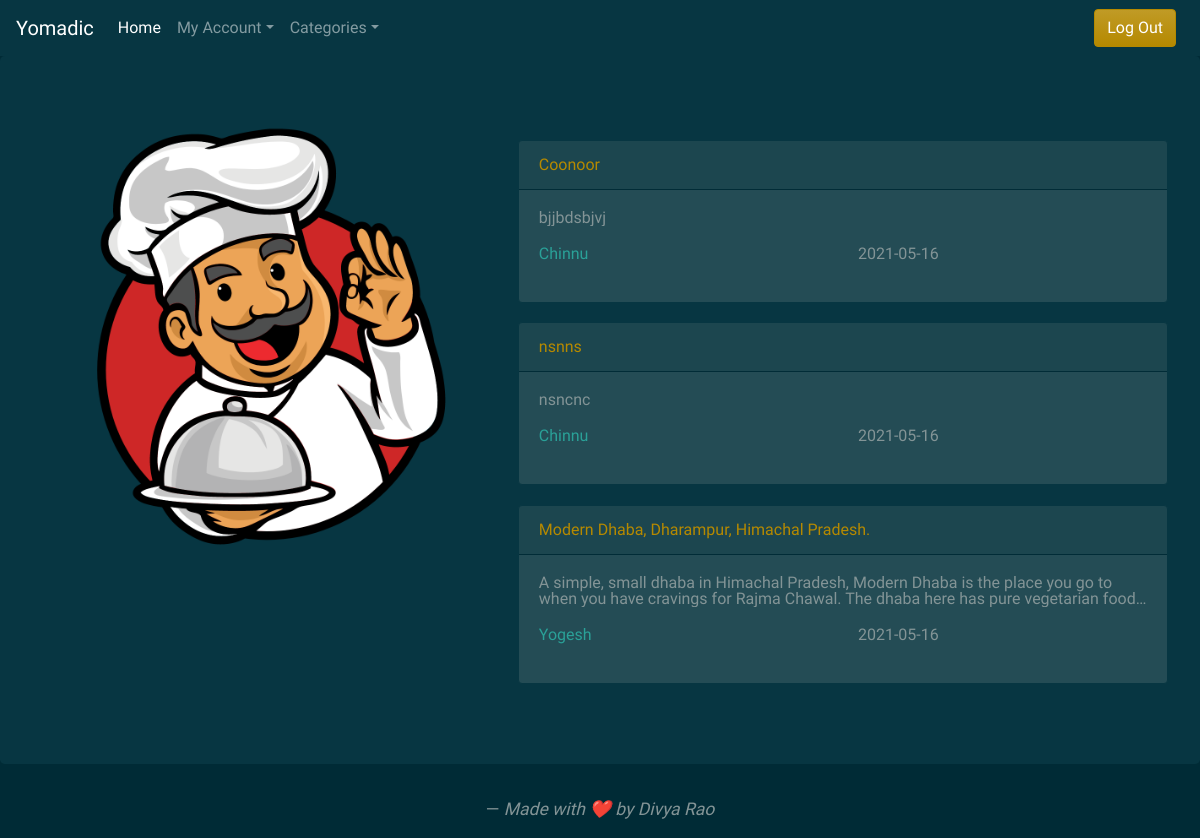
/Cuisine (signed in), run on the app's committed database.
### flaskapp/models.py (models this page shows, shortened)
class Post(db.Model):
    id = db.Column(db.Integer, primary_key=True)
    title = db.Column(db.String(100), nullable=False)
    date_posted = db.Column(db.DateTime, nullable=False, default=datetime.utcnow)
    content = db.Column(db.Text, nullable=False)
    category = db.Column(db.String(200),nullable=False )
    user_id = db.Column(db.Integer, db.ForeignKey('user.id'), nullable=False)

class User(db.Model , UserMixin):
    id = db.Column(db.Integer, primary_key=True)
    username = db.Column(db.String(20), unique=True, nullable=False)
    email = db.Column(db.String(120), unique=True, nullable=False)
    image_file = db.Column(db.String(20), nullable=False, default='default.png')
    password = db.Column(db.String(60), nullable=False)
    posts = db.relationship('Post', backref='author', lazy=True)

### flaskapp/routes.py (the view)
@app.route("/Cuisine" ,  methods=['GET'])
@login_required
def Cuisine():
    posts = Post.query.filter_by(category = 'Cuisine')
    image_file = url_for('static', filename='/assets/' + '14.png')
    return render_template('myPosts.html' , posts=posts ,image_file = image_file)

### flaskapp/models.py (called while the page is built)
@login_manager.user_loader
def load_user(user_id):
    return User.query.get(int(user_id))

### flaskapp/templates/myPosts.html
{% extends "layout.html" %} {% block content %}
<div class="jumbotron">
    <div class="row">
        <div class="col-lg-5">
            <img src="{{ image_file }}" class="img-responsive" style="width:100%">
        </div>
        <div class="col-lg-7">
            {% for post in posts %}
            <div class="card border-dark mb-3" style="max-width: 50rem; margin-top:3%">
                <a class="card-header text-primary" href="{{ url_for('post', post_id=post.id) }}">{{ post.title }}</a>
                <div class="card-body">
                    <p class="card-text" style=" word-break: break-word;
                overflow: hidden;
                text-overflow: ellipsis;
                display: -webkit-box;
                line-height: 16px; /* fallback */
                max-height: 32px; /* fallback */
                -webkit-line-clamp: 2; /* number of lines to show */
                -webkit-box-orient: vertical;">{{ post.content }}</p>
                    <div class="row">
                        <div class="col">
                            <p class="text-success">{{ post.author.username }}</p>
                        </div>
                        <div class="col">
                            <p>{{ post.date_posted.strftime('%Y-%m-%d') }}</p>
                        </div>
                    </div>
                </div>
            </div>
            {% endfor %}
        </div>
    </div>
</div>
{% endblock content %}

### data on the page
Post: title "Coonoor", content "bjjbdsbjvj", author.username "Chinnu", date_posted "2021-05-16"
Post: title "nsnns", content "nsncnc", author.username "Chinnu", date_posted "2021-05-16"
Post: title "Modern Dhaba, Dharampur, Himachal Pradesh.", content "A simple, small dhaba in Himachal Pradesh, Modern Dhaba is the place you go to when you have cravings for Rajma Chawal. The dhaba here has pure vegetarian…", author.username "Yogesh", date_posted "2021-05-16"
